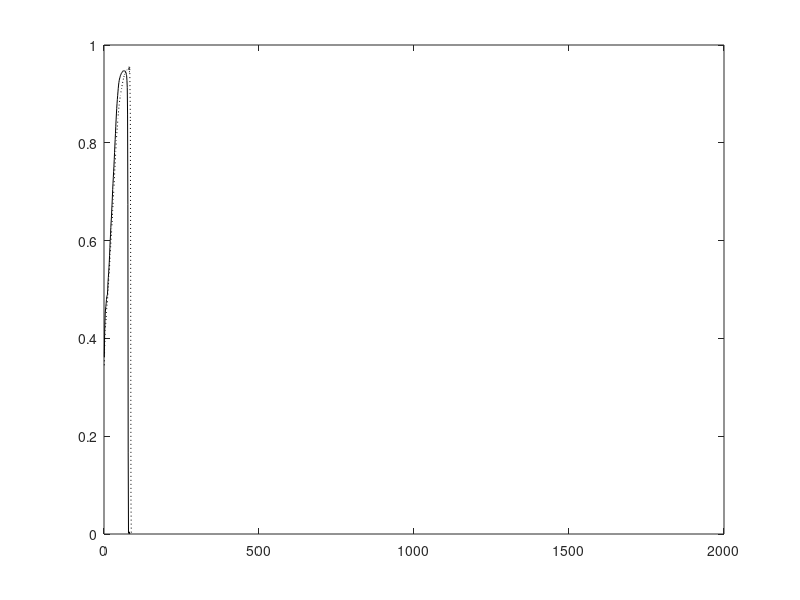

The MATLAB source for this figure: (Note: this script raises an error after producing the figure.)
% OJA - Comparison of Adaptive GEVD Homogeneous, Deflated, Weighted

function GEVDAL1;

clear all; 
close all; 

% Number of samples N and dimension D
nSamples = 500;
nDim = 10;
nEA = 4;
nEpochs = 3;
randn('state',0);

% Generate the covX random matrices
covX = 3*...
[ 0.4270   0.0110  -0.0050  -0.0250   0.0890  -0.0790  -0.0190   0.0740   0.0890   0.0050 ; ...
  0.0110   5.6900  -0.0690  -0.2820  -0.7310   0.0900  -0.1240   0.1000   0.4320  -0.1030 ; ...
 -0.0050  -0.0690   0.0800   0.0980   0.0450  -0.0410   0.0230   0.0220  -0.0350   0.0120 ; ...
 -0.0250  -0.2820   0.0980   2.8000  -0.1070   0.1500  -0.1930   0.0950  -0.2260   0.0460 ; ...
  0.0890  -0.7310   0.0450  -0.1070   3.4400   0.2530   0.2510   0.3160   0.0390  -0.0100 ; ...
 -0.0790   0.0900  -0.0410   0.1500   0.2530   2.2700  -0.1800   0.2950  -0.0390  -0.1130 ; ...
 -0.0190  -0.1240   0.0230  -0.1930   0.2510  -0.1800   0.3270   0.0270   0.0260  -0.0160 ; ...
  0.0740   0.1000   0.0220   0.0950   0.3160   0.2950   0.0270   0.7270  -0.0960  -0.0170 ; ...
  0.0890   0.4320  -0.0350  -0.2260   0.0390  -0.0390   0.0260  -0.0960   0.7150  -0.0090 ; ...
  0.0050  -0.1030   0.0120   0.0460  -0.0100  -0.1130  -0.0160  -0.0170  -0.0090   0.0650 ];

covY = 2*...
[ 0.3350   0.0260  -0.0510  -0.0120   0.0790   0.0170   0.0290   0.0080   0.0770  -0.0300 ; ...
  0.0260   0.0910   0.0110  -0.0100   0.0060  -0.0140  -0.0020  -0.0230   0.0110   0.0350 ; ...
 -0.0510   0.0110   0.0780   0.0000   0.0160   0.0030   0.0300  -0.0350  -0.0030  -0.0490 ; ...
 -0.0120  -0.0100   0.0000   0.0820  -0.0030  -0.0260  -0.0250  -0.0290  -0.0150   0.0250 ; ...
  0.0790   0.0060   0.0160  -0.0030   0.7970   0.1940  -0.0370  -0.0230   0.0590  -0.1450 ; ...
  0.0170  -0.0140   0.0030  -0.0260   0.1940   1.5000   0.0140  -0.1040   0.1140  -0.2290 ; ...
  0.0290  -0.0020   0.0300  -0.0250  -0.0370   0.0140   0.2770  -0.0300  -0.0770  -0.0510 ; ...
  0.0080  -0.0230  -0.0350  -0.0290  -0.0230  -0.1040  -0.0300   0.3170   0.0220   0.0100 ; ...
  0.0770   0.0110  -0.0030  -0.0150   0.0590   0.1140  -0.0770   0.0220   0.5380   0.0340 ; ...
 -0.0300   0.0350  -0.0490   0.0250  -0.1450  -0.2290  -0.0510   0.0100   0.0340   0.6680 ];
    
% Compute X samples
[V1,D1] = eig(covX);
[d,in] = sort(diag(D1));
V = zeros(nDim,nDim);
D = zeros(nDim,nDim);
for i = 1 : nDim
   V(:,i) = V1(:,in(nDim+1-i));
   D(i,i) = D1(in(nDim+1-i),in(nDim+1-i));
end
x(1:nDim,1:nSamples) = V*sqrt(D)*randn(nDim,nSamples);

% Compute Y samples
[V1,D1] = eig(covY);
[d,in] = sort(diag(D1));
V = zeros(nDim,nDim);
D = zeros(nDim,nDim);
for i = 1 : nDim
    V(:,i) = V1(:,in(nDim+1-i));
    D(i,i) = D1(in(nDim+1-i),in(nDim+1-i));
end
y(1:nDim,1:nSamples) = V*sqrt(D)*randn(nDim,nSamples);

% Compute Corrl matrix and eigen values for X samples
corX = zeros(nDim,nDim);
for i = 1 : nSamples
   corX = corX + (x(:,i) * x(:,i)' / nSamples);
end
[V1,D1] = eig(corX);
[d,in] = sort(diag(D1));
DX = zeros(nDim,nDim);
for i = 1 : nDim
    DX(i,i) = D1(in(nDim+1-i),in(nDim+1-i));
end
diag(DX)'

% Compute Corrl matrix and eigen values for Y samples
corY = zeros(nDim,nDim);
for i = 1 : nSamples
    corY = corY + y(:,i)*y(:,i)'/nSamples;
end
[V1,D1] = eig(corY);
[d,in] = sort(diag(D1));
DY = zeros(nDim,nDim);
for i = 1 : nDim
    DY(i,i) = D1(in(nDim+1-i),in(nDim+1-i));
end
diag(DY)'

% Compute true Generalized Eigenvectors
[V1,D1] = eig(corX, corY);
[d,in] = sort(diag(D1));
V = zeros(nDim,nDim);
D = zeros(nDim,nDim);
for i = 1 : nDim
    V(:,i) = V1(:,in(nDim+1-i)) / norm(V1(:,in(nDim+1-i)));
    D(i,i) = D1(in(nDim+1-i), in(nDim+1-i));
end
V(:,1:nEA)
diag(D)'

% Adaptive algorithm
A = zeros(nDim,nDim);
B = zeros(nDim,nDim);
W1 = 0.1 * ones(nDim,nEA);
W2 = W1;
W3 = W1;
C  = diag([2.6 2.3 2.0 1.7])%2.3-0.4*[1:nEA])
Ip  = eye(nEA,nEA);
mu = 2;
for epoch = 1 : nEpochs
    for iter = 1 : nSamples
        
        cnt = nSamples*(epoch-1) + iter;
      
        A = A + (1.0/cnt)*((x(:,iter) * x(:,iter)') - A);
        B = B + (1.0/cnt)*((y(:,iter) * y(:,iter)') - B);
        etat1 = 1.0/(140 + cnt);
        etat2 = 1.0/(500 + cnt);
      
        % Homogeneous Gradient Descent
        %W1 = W1 + etat*(A*W1 - B*W1*(W1'*A*W1));
      
        % Deflated Gradient Descent
        W2 = W2 + etat1*(A*W2 - B*W2*triu(W2'*A*W2) - mu*B*W2*triu(W2'*B*W2 - Ip));
      
        % Weighted Gradient Descent
        W3 = W3 + etat2*(A*W3*C - B*W3*C*(W3'*A*W3) - mu*B*W3*C*(W3'*B*W3 - Ip));
      
        for i = 1 : nEA      
      	    %u1 = W1(:,i)/sqrt(W1(:,i)' * B * W1(:,i));
      	    u2 = W2(:,i)/sqrt(W2(:,i)' * W2(:,i));
      	    u3 = W3(:,i)/sqrt(W3(:,i)' * W3(:,i));
      	    %cos_t1(i,cnt) = abs(u1' * V(:,i));
            cos_t2(i,cnt) = abs(u2' * V(:,i));
            cos_t3(i,cnt) = abs(u3' * V(:,i));
        end
        ind(cnt) = cnt;
    end
end

if (1)

W2byNorm = W2*sqrt(inv(diag(diag(W2'*B*W2))))
V1to4 = V(:,1:nEA)
W3byNorm = W3*sqrt(inv(diag(diag(W3'*B*W3))))
V1to4 = V(:,1:nEA)

W2W2 = (W2'*B*W2)
W3W3 = (W3'*B*W3)

EstL2 = (diag(W2'*A*W2) ./ diag(W2'*B*W2))'
EstL3 = (diag(W3'*A*W3) ./ diag(W3'*B*W3))'
ActL  = diag(D(:,1:nEA))'

% Plot the convergence results

figure(1);
plot(ind,cos_t2(1,:),'k-'); hold on;
plot(ind,cos_t3(1,:),'k:'); hold on;
plot(0,1,'k:'); hold on;
legend('Deflated','Weighted',0);
xlabel('Number of Samples');
ylabel('Direction Cosine - Component 1');
hold off;

% Plot the convergence results
figure(2);
plot(ind,cos_t2(2,:),'k-'); hold on;
plot(ind,cos_t3(2,:),'k:'); hold on;
plot(0,1,'k:'); hold on;
legend('Deflated','Weighted',0);
xlabel('Number of Samples');
ylabel('Direction Cosine - Component 2');
hold off;

% Plot the convergence results
figure(3);
plot(ind,cos_t2(3,:),'k-'); hold on;
plot(ind,cos_t3(3,:),'k:'); hold on;
plot(0,1,'k:'); hold on;
legend('Deflated','Weighted',0);
xlabel('Number of Samples');
ylabel('Direction Cosine - Component 3');
hold off;

% Plot the convergence results
figure(4);
plot(ind,cos_t2(4,:),'k-'); hold on;
plot(ind,cos_t3(4,:),'k:'); hold on;
plot(0,1,'k:'); hold on;
legend('Deflated','Weighted',0);
xlabel('Number of Samples');
ylabel('Direction Cosine - Component 4');
hold off;

else

W1byNorm = W1*sqrt(inv(diag(diag(W1'*B*W1))))
V1to4 = V(:,1:nEA)
W2byNorm = W2*sqrt(inv(diag(diag(W2'*B*W2))))
V1to4 = V(:,1:nEA)
W3byNorm = W3*sqrt(inv(diag(diag(W3'*B*W3))))
V1to4 = V(:,1:nEA)

W1W1 = (W1'*B*W1)
W2W2 = (W2'*B*W2)
W3W3 = (W3'*B*W3)

EstL1 = (diag(W1'*A*W1) ./ diag(W1'*B*W1))'
EstL2 = (diag(W2'*A*W2) ./ diag(W2'*B*W2))'
EstL3 = (diag(W3'*A*W3) ./ diag(W3'*B*W3))'
ActL  = diag(D(:,1:nEA))'

% Plot the convergence results
figure(1);
plot(ind,cos_t1(1,:),'r:'); hold on;
plot(ind,cos_t2(1,:),'g-'); hold on;
plot(ind,cos_t3(1,:),'b--'); hold on;
legend('Symmetric','Deflated','Weighted',0);
xlabel('Number of Samples');
ylabel('Direction Cosine - Component 1');
hold off;

% Plot the convergence results
figure(2);
plot(ind,cos_t1(2,:),'r:'); hold on;
plot(ind,cos_t2(2,:),'g-'); hold on;
plot(ind,cos_t3(2,:),'b--'); hold on;
legend('Symmetric','Deflated','Weighted',0);
xlabel('Number of Samples');
ylabel('Direction Cosine - Component 2');
hold off;

% Plot the convergence results
figure(3);
plot(ind,cos_t1(3,:),'r:'); hold on;
plot(ind,cos_t2(3,:),'g-'); hold on;
plot(ind,cos_t3(3,:),'b--'); hold on;
legend('Symmetric','Deflated','Weighted',0);
xlabel('Number of Samples');
ylabel('Direction Cosine - Component 3');
hold off;

% Plot the convergence results
figure(4);
plot(ind,cos_t1(4,:),'r:'); hold on;
plot(ind,cos_t2(4,:),'g-'); hold on;
plot(ind,cos_t3(4,:),'b--'); hold on;
legend('Symmetric','Deflated','Weighted',0);
xlabel('Number of Samples');
ylabel('Direction Cosine - Component 4');
hold off;

end

%keyboard




  
